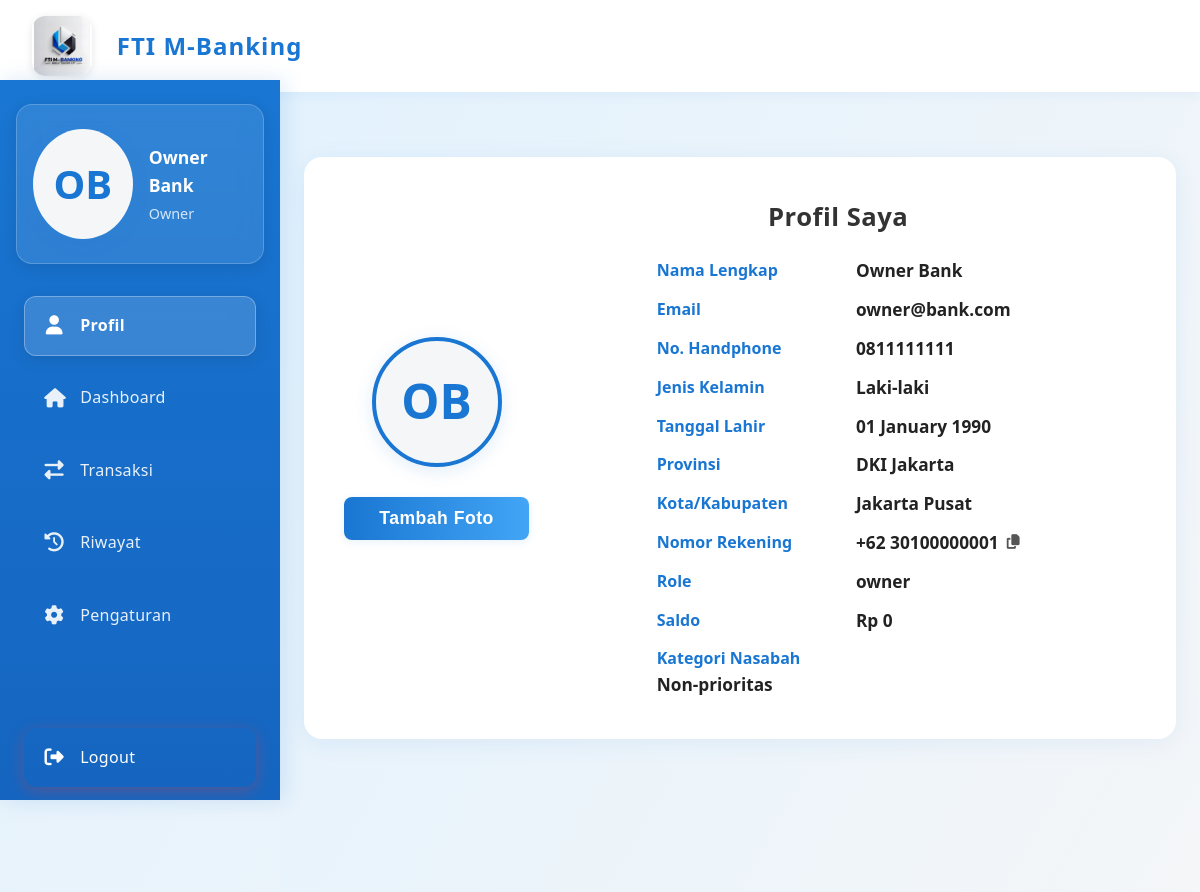
The page /pages/dashboard_profil.php (signed in) on the database its author committed.
### tables this page shows
CREATE TABLE IF NOT EXISTS users (
    id INT AUTO_INCREMENT PRIMARY KEY,
    full_name VARCHAR(100) NOT NULL,
    email VARCHAR(100) UNIQUE NOT NULL,
    phone VARCHAR(15) NOT NULL,
    password VARCHAR(255) NOT NULL,
    account_number VARCHAR(25) UNIQUE NOT NULL,
    balance DECIMAL(15,2) DEFAULT 0.00,
    role VARCHAR(20) NOT NULL DEFAULT 'nasabah',
    gender ENUM('Laki-laki', 'Perempuan') NOT NULL,
    birth_date DATE NOT NULL,
    provinsi VARCHAR(50) DEFAULT NULL,
    kota VARCHAR(50) DEFAULT NULL,
    profile_photo VARCHAR(255) NULL,
    created_at TIMESTAMP DEFAULT CURRENT_TIMESTAMP,
    updated_at TIMESTAMP DEFAULT CURRENT_TIMESTAMP ON UPDATE CURRENT_TIMESTAMP
);

### includes/auth.php (called while the page is built, shortened)
<?php
require_once __DIR__ . '/../config/database.php';
class Auth {
    public $db;
    public function __construct() {
        $database = new Database();
        $this->db = $database->getConnection();
    }
    public function getUserData($user_id) {
        try {
            $stmt = $this->db->prepare("SELECT * FROM users WHERE id = ?");
            $stmt->execute([$user_id]);
            return $stmt->fetch(PDO::FETCH_ASSOC);
        } catch (PDOException $e) {
            return false;
        }
    }
}
?>

### config/database.php (called while the page is built, shortened)
<?php
class Database {
    private $host = DB_HOST;
    private $user = DB_USER;
    private $pass = DB_PASS;
    private $dbname = DB_NAME;
    private $dbh;
    public function __construct() {
        $dsn = 'mysql:host=' . $this->host . ';dbname=' . $this->dbname;
        $options = array(
            PDO::ATTR_PERSISTENT => true,
            PDO::ATTR_ERRMODE => PDO::ERRMODE_EXCEPTION
        );
        try {
            $this->dbh = new PDO($dsn, $this->user, $this->pass, $options);
        } catch(PDOException $e) {
            $this->error = $e->getMessage();
        }
    }
    public function getConnection() {
        return $this->dbh;
    }
}
?>

### pages/dashboard_profil.php (the view, shortened to what this page needs)
<?php
require_once '../includes/auth.php';
$auth = new Auth();
$user_data = $auth->getUserData($_SESSION['user_id']);
$name = $user_data['full_name'] ?? '';
$email = $user_data['email'] ?? '';
$phone = $user_data['phone'] ?? '';
$account_number = $user_data['account_number'] ?? '';
$role = $user_data['role'] ?? '';
$balance = $user_data['balance'] ?? 0;
$gender = $user_data['gender'] ?? '';
$birth_date = $user_data['birth_date'] ?? '';
$provinsi = $user_data['provinsi'] ?? '';
$kota = $user_data['kota'] ?? '';
$formatted_balance = number_format($balance, 0, ',', '.');
$formatted_birth_date = '';
if (!empty($birth_date)) {
    $date = new DateTime($birth_date);
    $formatted_birth_date = $date->format('d F Y');
}
function getInitials($name) {
    $words = preg_split('/\s+/', trim($name));
    if (count($words) >= 2) {
        return strtoupper(mb_substr($words[0],0,1) . mb_substr($words[1],0,1));
    } else {
        return strtoupper(mb_substr($name,0,2));
    }
}
?>
<!DOCTYPE html>
<html lang="id">
<head>
    <link rel="stylesheet" href="../assets/css/style.css">
    <link rel="stylesheet" href="https://cdnjs.cloudflare.com/ajax/libs/font-awesome/6.4.2/css/all.min.css">
</head>
<body>
<nav class="main-navbar">
    <div class="navbar-content">
        <div class="navbar-logo">
            <img src="../image/logo.jpeg" alt="Logo" style="width:60px;height:60px;object-fit:contain;border-radius:14px;box-shadow:0 2px 8px rgba(0,0,0,0.10);margin-right:12px;background:#fff;" />
            FTI M-Banking
        </div>
    </div>
</nav>
<div class="dashboard-layout">
    <aside class="sidebar">
        <div class="sidebar-profile">
            <div class="sidebar-avatar" style="width:110px;height:110px;font-size:2.5rem;box-shadow:0 4px 18px rgba(25,118,210,0.10);background:#f4f6f8;">
                <?php if (!empty($user_data['profile_photo'])): ?>
                    <img src="../<?= htmlspecialchars($user_data['profile_photo']) ?>?t=<?= time() ?>" alt="Foto Profil" style="width:100%;height:100%;object-fit:cover;border-radius:50%;">
                <?php else: ?>
                    <?= getInitials($name) ?>
                <?php endif; ?>
            </div>
            <div>
                <div class="sidebar-name"><?= htmlspecialchars($name) ?></div>
                <div class="sidebar-role"><?= htmlspecialchars($role) ?></div>
            </div>
        </div>
        <ul>
            <li><a href="dashboard_profil.php" class="active"><i class="fa fa-user"></i> Profil</a></li>
            <li><a href="dashboard.php"><i class="fa fa-home"></i> Dashboard</a></li>
            <li><a href="dashboard_transaksi.php"><i class="fa fa-exchange-alt"></i> Transaksi</a></li>
            <li><a href="dashboard_history.php"><i class="fa fa-history"></i> Riwayat</a></li>
            <li><a href="#" onclick="showComingSoon()"><i class="fa fa-cog"></i> Pengaturan</a></li>
            <li class="sidebar-logout"><a href="logout.php"><i class="fa fa-sign-out-alt"></i> Logout</a></li>
        </ul>
    </aside>
    <main class="main-content">
        <div class="dashboard-section <?php if (isset($user_data['kategori']) && $user_data['kategori'] === 'prioritas'): ?>profile-card-exclusive<?php endif; ?>" style="width:100%;max-width:900px;margin:0 0 2.5rem 0;padding:0;box-shadow:0 4px 24px rgba(25,118,210,0.08);background:#fff;border-radius:18px;display:flex;align-items:center;justify-content:center;gap:0.7rem;padding:2.5rem 2.5rem 2.5rem 0;">
            <div style="flex-shrink:0;margin-left:40px;display:flex;flex-direction:column;align-items:center;justify-content:center;height:100%;min-width:140px;">
                <div class="sidebar-avatar profile-avatar-large <?php if (isset($user_data['kategori']) && $user_data['kategori'] === 'prioritas'): ?>profile-avatar-exclusive<?php endif; ?>" id="profile-avatar-preview" style="width:130px;height:130px;font-size:3rem;box-shadow:0 4px 18px rgba(25,118,210,0.13);background:#f4f6f8;border:4px solid #1976d2;">
                    <?php if (!empty($user_data['profile_photo'])): ?>
                        <img src="../<?= htmlspecialchars($user_data['profile_photo']) ?>?t=<?= time() ?>" alt="Foto Profil" style="width:100%;height:100%;object-fit:cover;border-radius:50%;">
                    <?php else: ?>
                        <?= getInitials($name) ?>
                    <?php endif; ?>
                </div>
                <form id="upload-photo-form" style="margin-top:0.7rem;text-align:center;">
                    <button type="button" class="btn btn-lanjut" style="padding:0.7rem 2.2rem;font-size:1.1rem;min-width:unset;background:linear-gradient(90deg,#1976d2,#42a5f5);color:#fff;font-weight:700;border:none;border-radius:8px;box-shadow:0 2px 8px rgba(25,118,210,0.10);margin-bottom:0.7rem;" onclick="document.getElementById('profile-photo-input').click()">
                        <?php if (!empty($user_data['profile_photo'])): ?>
                            Ubah Foto
                        <?php else: ?>
                            Tambah Foto
                        <?php endif; ?>
                    </button>
                </form>
            </div>
            <div style="flex:1;min-width:0;display:flex;flex-direction:column;justify-content:center;height:100%;">
                <div style="font-size:1.6rem;font-weight:800;letter-spacing:0.5px;margin-bottom:1.2rem; text-align:center; <?php if (isset($user_data['kategori']) && $user_data['kategori'] === 'prioritas'): ?>color:#fff;<?php endif; ?>">Profil Saya</div>
                <div style="display:grid;grid-template-columns:180px 1fr;gap:0.7rem 1.2rem;align-items:center;justify-content:center;max-width:420px;margin:0 auto;">
                    <div style="color:<?php if (isset($user_data['kategori']) && $user_data['kategori'] === 'prioritas'): ?>rgba(255,255,255,0.8)<?php else: ?>#1976d2<?php endif; ?>;font-size:1rem;font-weight:600;">Nama Lengkap</div><div style="font-size:1.08rem;font-weight:700;<?php if (isset($user_data['kategori']) && $user_data['kategori'] === 'prioritas'): ?>color:#fff;<?php else: ?>color:#222;<?php endif; ?>"><?= htmlspecialchars($name) ?></div>
                    <div style="color:<?php if (isset($user_data['kategori']) && $user_data['kategori'] === 'prioritas'): ?>rgba(255,255,255,0.8)<?php else: ?>#1976d2<?php endif; ?>;font-size:1rem;font-weight:600;">Email</div><div style="font-size:1.08rem;font-weight:700;<?php if (isset($user_data['kategori']) && $user_data['kategori'] === 'prioritas'): ?>color:#fff;<?php else: ?>color:#222;<?php endif; ?>"><?= htmlspecialchars($email) ?></div>
                    <div style="color:<?php if (isset($user_data['kategori']) && $user_data['kategori'] === 'prioritas'): ?>rgba(255,255,255,0.8)<?php else: ?>#1976d2<?php endif; ?>;font-size:1rem;font-weight:600;">No. Handphone</div><div style="font-size:1.08rem;font-weight:700;<?php if (isset($user_data['kategori']) && $user_data['kategori'] === 'prioritas'): ?>color:#fff;<?php else: ?>color:#222;<?php endif; ?>"><?= htmlspecialchars($phone) ?></div>
                    <div style="color:<?php if (isset($user_data['kategori']) && $user_data['kategori'] === 'prioritas'): ?>rgba(255,255,255,0.8)<?php else: ?>#1976d2<?php endif; ?>;font-size:1rem;font-weight:600;">Jenis Kelamin</div><div style="font-size:1.08rem;font-weight:700;<?php if (isset($user_data['kategori']) && $user_data['kategori'] === 'prioritas'): ?>color:#fff;<?php else: ?>color:#222;<?php endif; ?>"><?= htmlspecialchars($gender) ?></div>
                    <div style="color:<?php if (isset($user_data['kategori']) && $user_data['kategori'] === 'prioritas'): ?>rgba(255,255,255,0.8)<?php else: ?>#1976d2<?php endif; ?>;font-size:1rem;font-weight:600;">Tanggal Lahir</div><div style="font-size:1.08rem;font-weight:700;<?php if (isset($user_data['kategori']) && $user_data['kategori'] === 'prioritas'): ?>color:#fff;<?php else: ?>color:#222;<?php endif; ?>"><?= htmlspecialchars($formatted_birth_date) ?></div>
                    <div style="color:<?php if (isset($user_data['kategori']) && $user_data['kategori'] === 'prioritas'): ?>rgba(255,255,255,0.8)<?php else: ?>#1976d2<?php endif; ?>;font-size:1rem;font-weight:600;">Provinsi</div><div style="font-size:1.08rem;font-weight:700;<?php if (isset($user_data['kategori']) && $user_data['kategori'] === 'prioritas'): ?>color:#fff;<?php else: ?>color:#222;<?php endif; ?>"><?= htmlspecialchars($provinsi) ?></div>
                    <div style="color:<?php if (isset($user_data['kategori']) && $user_data['kategori'] === 'prioritas'): ?>rgba(255,255,255,0.8)<?php else: ?>#1976d2<?php endif; ?>;font-size:1rem;font-weight:600;">Kota/Kabupaten</div><div style="font-size:1.08rem;font-weight:700;<?php if (isset($user_data['kategori']) && $user_data['kategori'] === 'prioritas'): ?>color:#fff;<?php else: ?>color:#222;<?php endif; ?>"><?= htmlspecialchars($kota) ?></div>
                    <div style="color:<?php if (isset($user_data['kategori']) && $user_data['kategori'] === 'prioritas'): ?>rgba(255,255,255,0.8)<?php else: ?>#1976d2<?php endif; ?>;font-size:1rem;font-weight:600;">Nomor Rekening</div><div style="font-size:1.08rem;font-weight:700;<?php if (isset($user_data['kategori']) && $user_data['kategori'] === 'prioritas'): ?>color:#fff;<?php else: ?>color:#222;<?php endif; ?>;display:flex;align-items:center;gap:8px;"><span id="profil-account-number" style="user-select:all;"><?= htmlspecialchars($account_number) ?></span><button id="profil-copy-btn" title="Salin Nomor Rekening" style="background:none;border:none;cursor:pointer;outline:none;padding:0;"><i class="fa fa-copy" id="profil-copy-icon" style="color:<?php if (isset($user_data['kategori']) && $user_data['kategori'] === 'prioritas'): ?>rgba(255,255,255,0.8)<?php else: ?>#555<?php endif; ?>;font-size:1.1em;"></i></button><span id="profil-copy-toast" style="display:none;margin-left:8px;color:#ff9800;font-size:0.98em;font-weight:600;vertical-align:middle;">Nomor rekening disalin!</span></div>
                    <div style="color:<?php if (isset($user_data['kategori']) && $user_data['kategori'] === 'prioritas'): ?>rgba(255,255,255,0.8)<?php else: ?>#1976d2<?php endif; ?>;font-size:1rem;font-weight:600;">Role</div><div style="font-size:1.08rem;font-weight:700;<?php if (isset($user_data['kategori']) && $user_data['kategori'] === 'prioritas'): ?>color:#fff;<?php else: ?>color:#222;<?php endif; ?>"><?= htmlspecialchars($role) ?></div>
                    <div style="color:<?php if (isset($user_data['kategori']) && $user_data['kategori'] === 'prioritas'): ?>rgba(255,255,255,0.8)<?php else: ?>#1976d2<?php endif; ?>;font-size:1rem;font-weight:600;">Saldo</div><div style="font-size:1.08rem;font-weight:700;<?php if (isset($user_data['kategori']) && $user_data['kategori'] === 'prioritas'): ?>color:#fff;<?php else: ?>color:#222;<?php endif; ?>">Rp <?= $formatted_balance ?></div>
                    <div class="profil-info-row">
                        <span class="profil-info-label" style="color:<?php if (isset($user_data['kategori']) && $user_data['kategori'] === 'prioritas'): ?>rgba(255,255,255,0.8)<?php else: ?>#1976d2<?php endif; ?>;font-size:1rem;font-weight:600;">Kategori Nasabah</span>
                        <span class="profil-info-value" style="font-size:1.08rem;font-weight:700;<?php if (isset($user_data['kategori']) && $user_data['kategori'] === 'prioritas'): ?>color:#fff;<?php else: ?>color:#222;<?php endif; ?>;display:flex;align-items:center;gap:8px;">
                            <?php if (isset($user_data['kategori']) && $user_data['kategori'] === 'prioritas'): ?>
                                <i class="fa fa-crown" style="color:#FFD700;font-size:1.1rem;"></i>
                                <?= ucfirst($user_data['kategori']) ?>
                            <?php else: ?>
                                <?= ucfirst($user_data['kategori'] ?? 'Non-prioritas') ?>
                            <?php endif; ?>
                        </span>
                    </div>
                </div>
            </div>
        </div>
    </main>
</div>
</body>
</html>

### rows shown on the page
users: full_name "OB", full_name "Owner Bank", role "Owner", email "owner@bank.com", phone "0811111111", gender "Laki-laki", birth_date "01 January 1990", provinsi "DKI Jakarta", kota "Jakarta Pusat", account_number "+62 30100000001", role "owner", balance "0"

### other values the page prints
$user_data['kategori'] "Non-prioritas"
